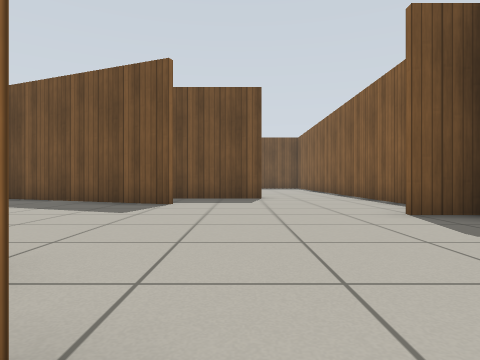
view 1 (above)

24 first-person views from a walk through a robot-simulator world made for Gazebo. The camera is 0.5 m above the floor, looks level and sees 75° across. The floor is counted in squares, 1 m on a side. Each view is taken from the middle of a square. On the plan, view 1 faces up. The plan holds only what a view shows up to about 9 squares ahead; the rest is blank. Gazebo's built-in surfaces are drawn with simple patterns.

view 2
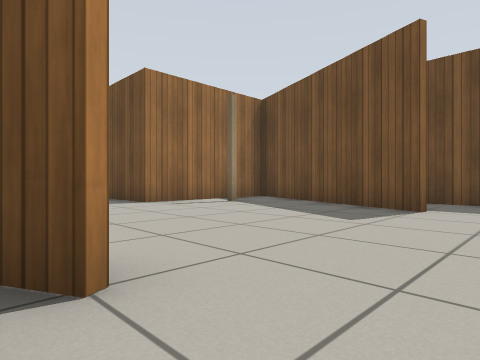

view 3
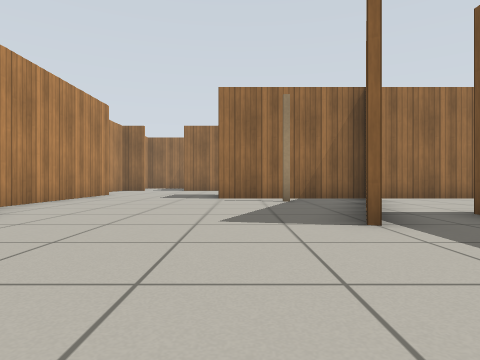

view 4
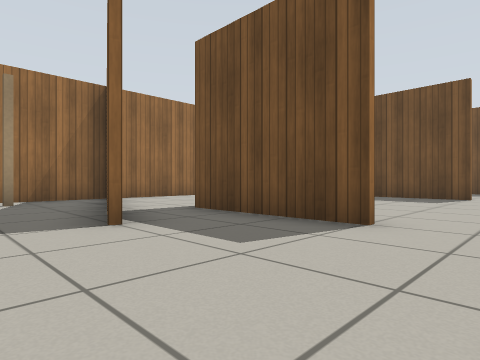

view 5
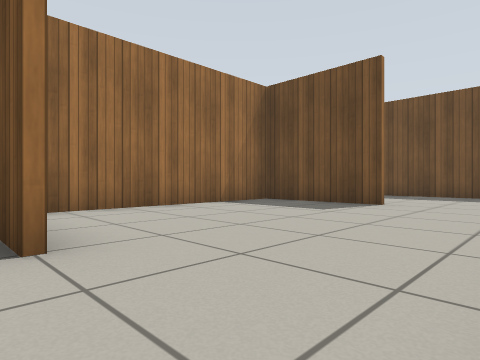

view 6
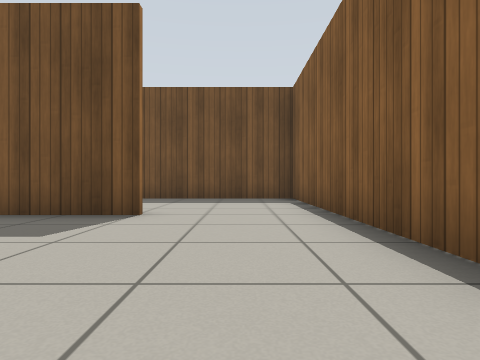

view 7
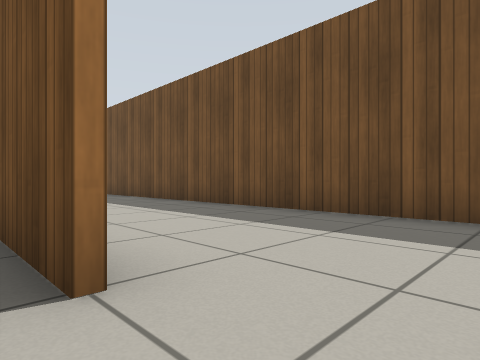

view 8
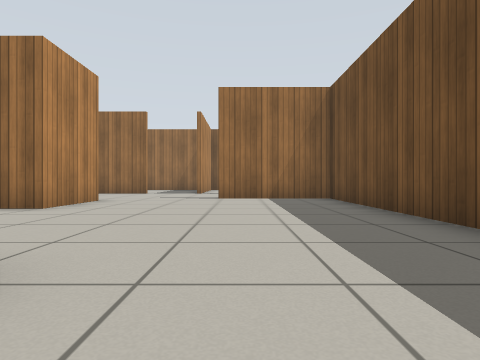

view 9
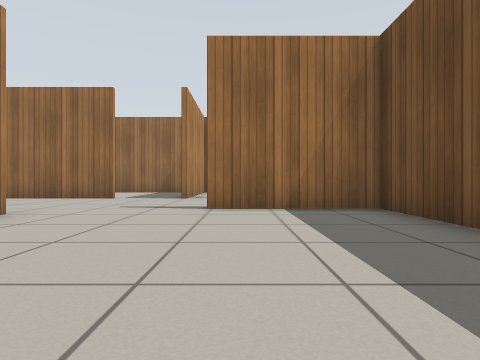

view 10
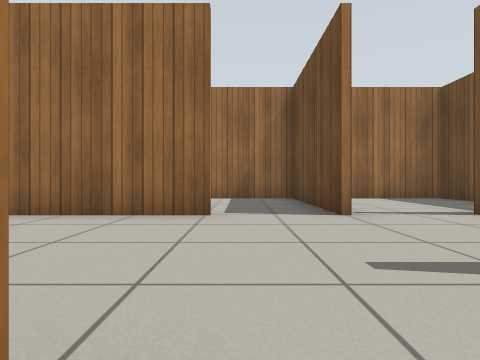

view 11
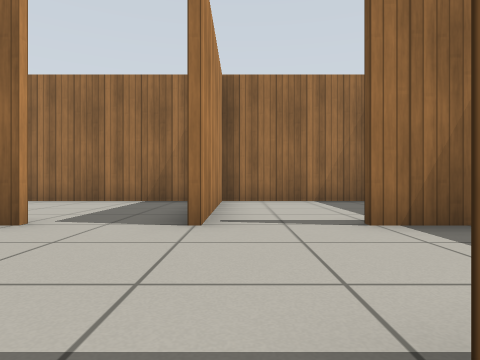

view 12
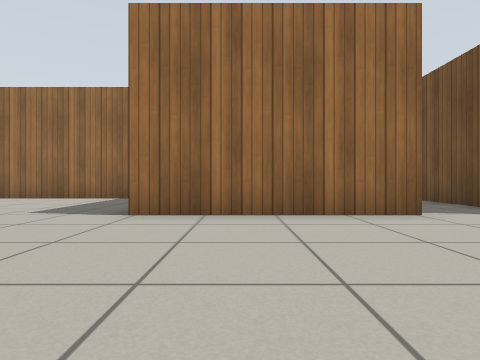

view 13
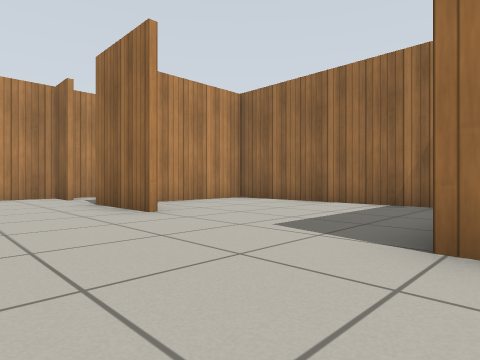

view 14
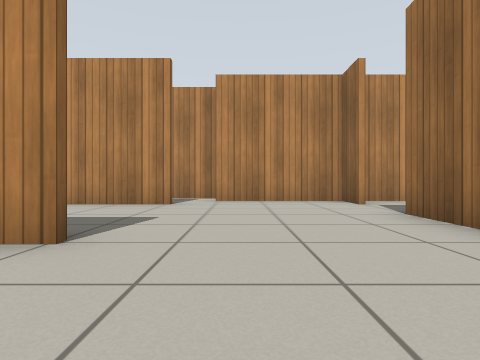

view 15
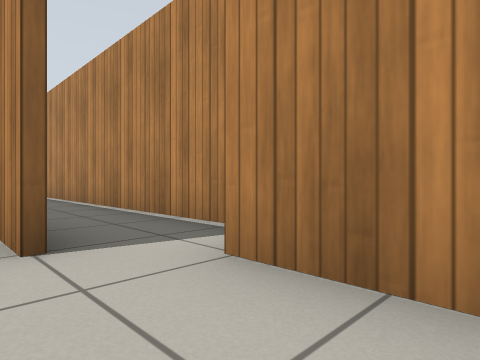

view 16
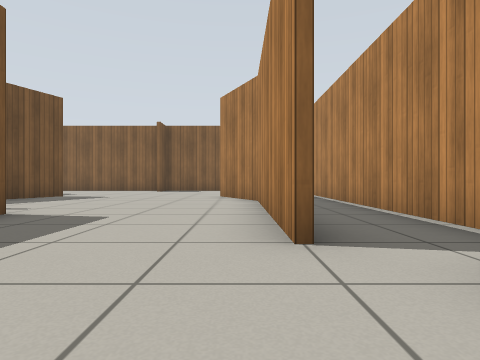

view 17
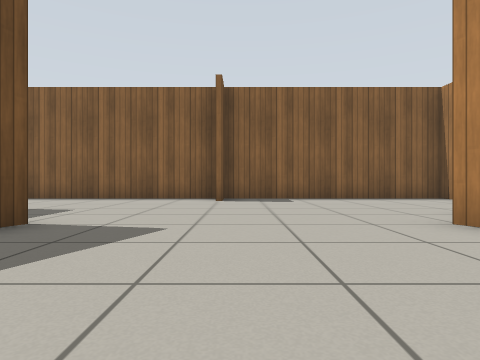

view 18
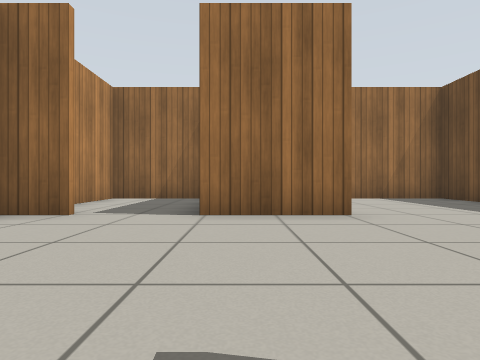

view 19
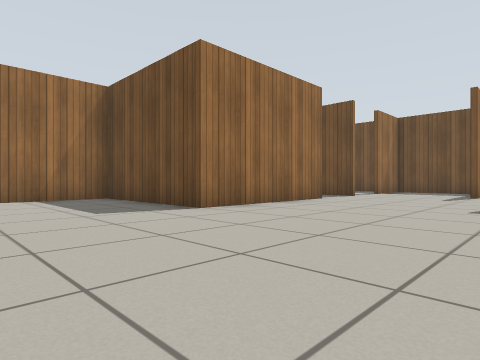

view 20
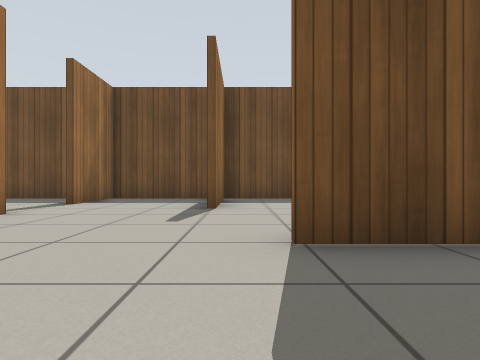

view 21
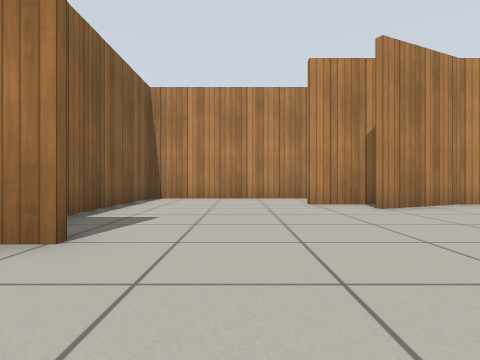

view 22
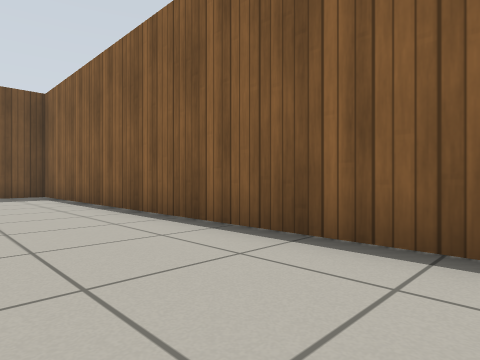

view 23
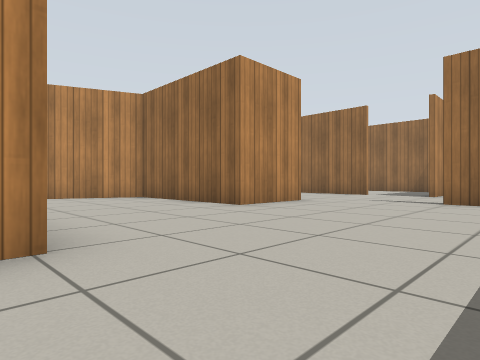

view 24
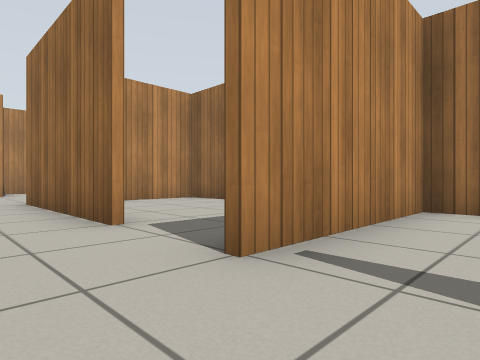

### Floor plan
Points are (right, up) in squares from view 1. A wall is a line through its corners. A room is listed if a view was taken in it or the views show most of it. See-through windows are left out.
Room 1 (views 1, 2, 3, 4, 5, 6, 7, 8, 9, 10, 11, 12, 13, 14, 15, 16, 17, 18, 19, 20, 21, 22, 23, 24)
walls: (-6.2, 8.5) (-4.2, 7.6); (-7.1, 12.4) (-8.6, 12.4); (-1.4, 6.4) (-6.2, 8.3); (-8.6, 12.6) (-6.4, 12.6) (-6.4, 4.4) (-8.4, 4.4); (0.6, 8.4) (-2.6, 8.4); (-8.6, 4.6) (-8.1, 4.6); (0.6, 14.4) (-2.4, 14.4) (-2.4, 9.2); (-12.4, 12.6) (-12.4, 8.4) (-16.4, 8.4) (-16.4, 2.6) (-13.7, 2.6); (-1.3, 1.5) (-1.9, 1.2); (-12.4, 4.6) (-12.4, 2.4); (2.4, 4.6) (2.9, 4.6); (-1.9, 0.6) (-0.4, 0.6); (-8.6, 0.6) (-3.5, 0.6) (-1.4, 1.6); (3.4, 4.6) (3.4, 18.4) (-9.4, 18.4) (-9.4, 15.4); (-9.9, 18.4) (-12.4, 18.4) (-12.4, 16.4); (-12.4, 0.6) (-12.4, -0.4) (-9.4, -0.4); (-9.4, -1.4) (-8.4, -1.4); (-0.5, -1.4) (3.4, -1.4) (3.4, 4.4) (2.4, 4.4)
ways out: opening at (-13, 13) to room 2; opening at (-13, 15.5) to room 3; opening at (-13, 1) to room 4; opening at (-9, -1) to room 5; opening at (0, -1) to room 6
Room 2 (no view inside)
walls: (-16.4, 14) (-16.4, 8.6) (-14.4, 8.6); (-12.4, 14.4) (-16.5, 14.4)
ways out: opening at (-13, 13) to room 1
Room 3 (no view inside)
walls: (-16.5, 14.6) (-12.4, 14.6); (-13.6, 18.4) (-16.4, 18.4) (-16.4, 14)
ways out: opening at (-13, 15.5) to room 1
Room 4 (no view inside)
walls: (-16.4, 2) (-16.4, -0.4) (-12.9, -0.4)
ways out: opening at (-13, 1) to room 1
Room 5 (no view inside)
walls: (-8.4, -1.4) (-3.5, -1.4)
ways out: opening at (-9, -1) to room 1; opening at (-4, -1) to room 6
Room 6 (no view inside)
walls: (-3.5, -1.4) (-0.5, -1.4)
ways out: opening at (0, -1) to room 1; opening at (-4, -1) to room 5

Positions as (right, up) in squares from view 1, and headings:
1: (0, 0), facing up
2: (0, 1), facing up-left
3: (2, 5), facing left
4: (2, 5), facing up-left
5: (3, 8), facing up-left
6: (2, 10), facing up
7: (2, 14), facing up-left
8: (-1, 16), facing left
9: (-4, 16), facing left
10: (-8, 13), facing left
11: (-9, 15), facing left
12: (-8, 10), facing left
13: (-10, 9), facing down-left
14: (-10, 7), facing down
15: (-11, 1), facing down-right
16: (-11, 1), facing right
17: (-5, 4), facing right
18: (-8, 3), facing left
19: (-8, 5), facing up-left
20: (-9, 10), facing up
21: (1, 7), facing down
22: (1, 8), facing up-right
23: (-2, 17), facing down-left
24: (-11, 16), facing down-left
